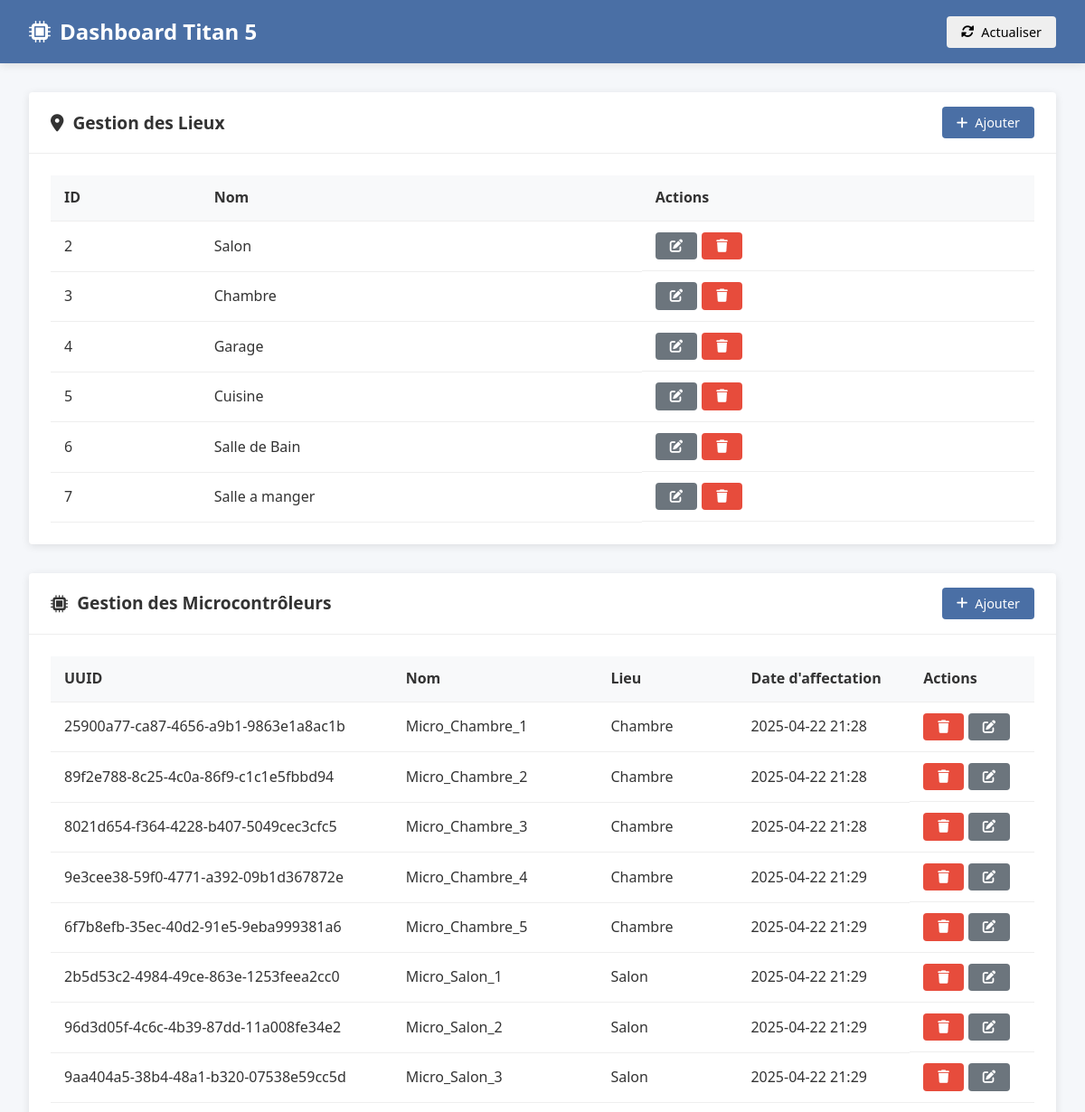
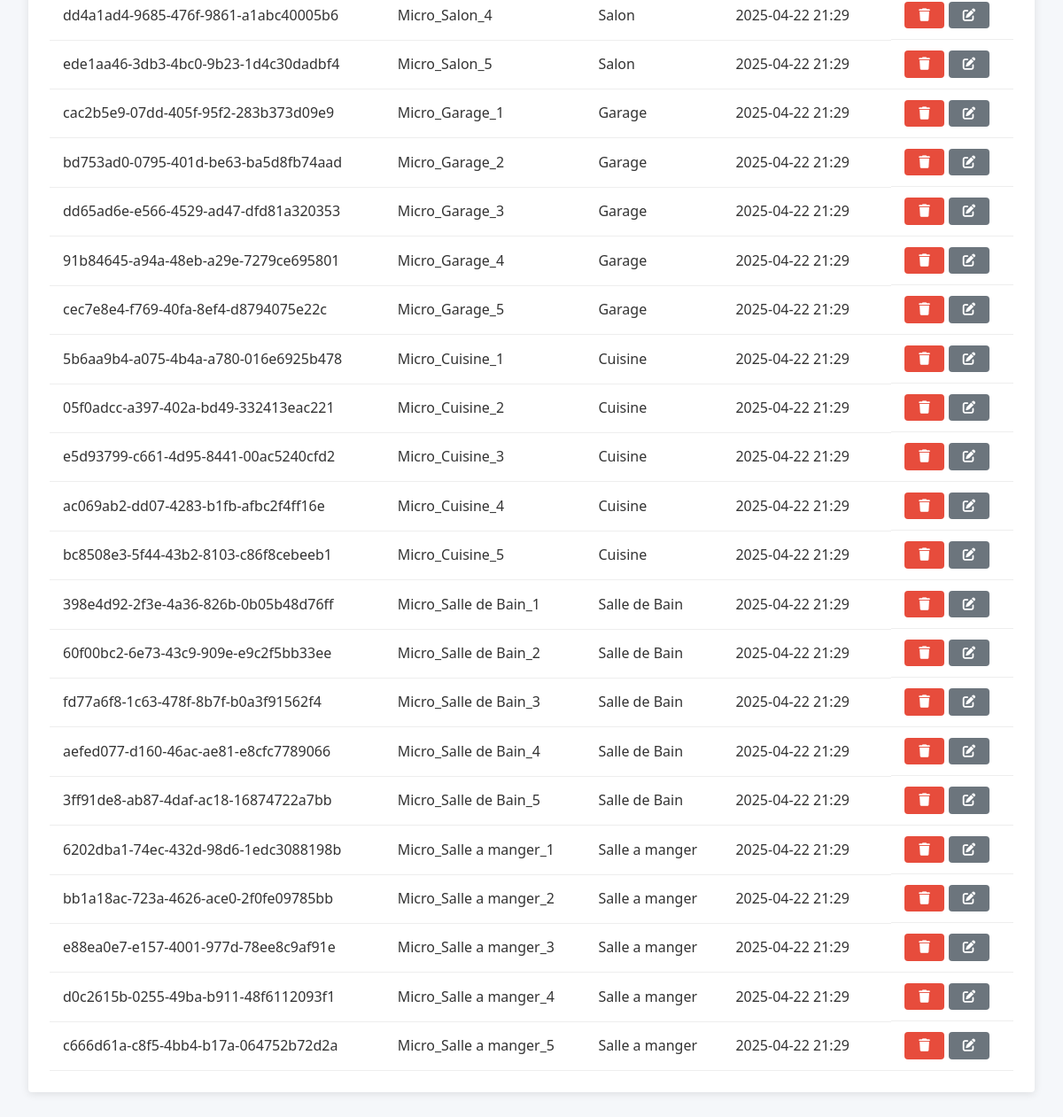
The page / on the database its author committed (2 pictures, top to bottom).
### IoTNodeManagement/models.py (models this page shows)
class Lieux(Base):
    __tablename__ = "lieux"
    id = Column(Integer, primary_key=True, index=True)
    nom = Column(String, unique=True, nullable=False)
    microcontroleurs = relationship("Microcontroleur", back_populates="lieu")

class Microcontroleur(Base):
    __tablename__ = "microcontroleurs"
    uuid = Column(String, primary_key=True, index=True)
    nom = Column(String)
    lieu_id = Column(Integer, ForeignKey("lieux.id"))
    date_affectation = Column(DateTime, default=utc_now)
    lieu = relationship("Lieux", back_populates="microcontroleurs")

### IoTNodeManagement/main.py (the view)
@app.get("/", response_class=HTMLResponse)
def dashboard(request: Request, db: Session = Depends(get_db)):
    lieux = db.query(models.Lieux).all()
    microcontroleurs = db.query(models.Microcontroleur).all()
    return templates.TemplateResponse("index.html", {
        "request": request,
        "lieux": lieux,
        "microcontroleurs": microcontroleurs,
        "title": "Dashboard Titan 5"
    })

### IoTNodeManagement/templates/index.html (shortened to what this page needs)
<!DOCTYPE html>
<html lang="fr">
<head>
    <link rel="stylesheet" href="https://cdnjs.cloudflare.com/ajax/libs/font-awesome/6.0.0/css/all.min.css">
    <link rel="stylesheet" href="/static/style.css">
</head>
<body>
    <div class="dashboard-container">
        <header class="dashboard-header">
            <h1><i class="fas fa-microchip"></i> {{ title }}</h1>
            <div class="header-actions">
                <button id="refresh-btn" class="btn"><i class="fas fa-sync-alt"></i> Actualiser</button>
            </div>
        </header>
        <div class="dashboard-content">
            <section class="card">
                <div class="card-header">
                    <h2><i class="fas fa-map-marker-alt"></i> Gestion des Lieux</h2>
                    <button id="add-lieu-btn" class="btn btn-primary"><i class="fas fa-plus"></i> Ajouter</button>
                </div>
                <div class="card-body">
                    <div class="table-responsive">
                        <table id="lieux-table">
                            <thead>
                                <tr>
                                    <th>ID</th>
                                    <th>Nom</th>
                                    <th>Actions</th>
                                </tr>
                            </thead>
                            <tbody>
                                {% for lieu in lieux %}
                                <tr data-id="{{ lieu.id }}">
                                    <td>{{ lieu.id }}</td>
                                    <td class="editable" data-field="nom">{{ lieu.nom }}</td>
                                    <td class="actions">
                                        <button class="btn btn-edit" onclick="editLieu({{ lieu.id }})"><i class="fas fa-edit"></i></button>
                                        <button class="btn btn-danger" onclick="deleteLieu({{ lieu.id }})"><i class="fas fa-trash"></i></button>
                                    </td>
                                </tr>
                                {% endfor %}
                            </tbody>
                        </table>
                    </div>
                </div>
            </section>
            <section class="card">
                <div class="card-header">
                    <h2><i class="fas fa-microchip"></i> Gestion des Microcontrôleurs</h2>
                    <button id="add-micro-btn" class="btn btn-primary"><i class="fas fa-plus"></i> Ajouter</button>
                </div>
                <div class="card-body">
                    <div class="table-responsive">
                        <table id="microcontroleurs-table">
                            <thead>
                                <tr>
                                    <th>UUID</th>
                                    <th>Nom</th>
                                    <th>Lieu</th>
                                    <th>Date d'affectation</th>
                                    <th>Actions</th>
                                </tr>
                            </thead>
                            <tbody>
                                {% for m in microcontroleurs %}
                                <tr data-uuid='{{ m.uuid }}'>
                                    <td>{{ m.uuid }}</td>
                                    <td class="editable" data-field="nom">{{ m.nom }}</td>
                                    <td class="editable" data-field="lieu_id" data-lieu-id="{{ m.lieu.id if m.lieu }}"> {{m.lieu.nom}}</td>
                                    <td>{{ m.date_affectation.strftime('%Y-%m-%d %H:%M') if m.date_affectation else '' }}</td>
                                    <td class="actions">
                                        <button class="btn btn-danger" onclick="deleteMicro('{{ m.uuid }}')"><i class="fas fa-trash"></i></button>
                                        <button class="btn btn-edit" onclick="editMicro('{{m.uuid}}')"> <i class="fas fa-edit"></i></button>
                                    </td>
                                </tr>
                                {% endfor %}
                            </tbody>
                        </table>
                    </div>
                </div>
            </section>
        </div>
    </div>
</body>
</html>

### IoTNodeManagement/static/style.css (style rules this page uses)
:root { --primary-color: #4a6fa5; --secondary-color: #166088; --accent-color: #4fc3f7; --danger-color: #e74c3c; --success-color: #2ecc71; --light-color: #f8f9fa; --dark-color: #343a40; --gray-color: #6c757d; --border-radius: 4px; --box-shadow: 0 2px 10px rgba(0, 0, 0, 0.1); }
* { margin: 0; padding: 0; box-sizing: border-box; font-family: 'Segoe UI', Tahoma, Geneva, Verdana, sans-serif; }
body { background-color: #f5f7fa; color: #333; line-height: 1.6; }
.dashboard-container { display: flex; flex-direction: column; min-height: 100vh; }
.dashboard-header { background-color: var(--primary-color); color: white; padding: 1rem 2rem; display: flex; justify-content: space-between; align-items: center; box-shadow: var(--box-shadow); }
.dashboard-header h1 { font-size: 1.5rem; display: flex; align-items: center; gap: 10px; }
.dashboard-content { padding: 2rem; display: grid; grid-template-columns: 1fr; gap: 2rem; }
.card { background: white; border-radius: var(--border-radius); box-shadow: var(--box-shadow); overflow: hidden; }
.card-header { padding: 1rem 1.5rem; border-bottom: 1px solid #eee; display: flex; justify-content: space-between; align-items: center; }
.card-header h2 { font-size: 1.2rem; display: flex; align-items: center; gap: 10px; }
.card-body { padding: 1.5rem; }
.table-responsive { overflow-x: auto; }
table { width: 100%; border-collapse: collapse; }
th, td { padding: 12px 15px; text-align: left; border-bottom: 1px solid #eee; }
th { background-color: #f8f9fa; font-weight: 600; }
.btn { padding: 8px 16px; border: none; border-radius: var(--border-radius); cursor: pointer; font-size: 0.9rem; display: inline-flex; align-items: center; gap: 8px; transition: all 0.3s ease; }
.btn-primary { background-color: var(--primary-color); color: white; }
.btn-danger { background-color: var(--danger-color); color: white; }
.btn-edit { background-color: var(--gray-color); color: white; }
.actions { display: flex; gap: 5px; }

### rows shown on the page
Lieux: id "2", nom "Salon"
Lieux: id "3", nom "Chambre"
Lieux: id "4", nom "Garage"
Lieux: id "5", nom "Cuisine"
Lieux: id "6", nom "Salle de Bain"
Lieux: id "7", nom "Salle a manger"
Microcontroleur: uuid "25900a77-ca87-4656-a9b1-9863e1a8ac1b", nom "Micro_Chambre_1", lieu.nom "Chambre", date_affectation "2025-04-22 21:28"
Microcontroleur: uuid "89f2e788-8c25-4c0a-86f9-c1c1e5fbbd94", nom "Micro_Chambre_2", lieu.nom "Chambre", date_affectation "2025-04-22 21:28"
Microcontroleur: uuid "8021d654-f364-4228-b407-5049cec3cfc5", nom "Micro_Chambre_3", lieu.nom "Chambre", date_affectation "2025-04-22 21:28"
Microcontroleur: uuid "9e3cee38-59f0-4771-a392-09b1d367872e", nom "Micro_Chambre_4", lieu.nom "Chambre", date_affectation "2025-04-22 21:29"
Microcontroleur: uuid "6f7b8efb-35ec-40d2-91e5-9eba999381a6", nom "Micro_Chambre_5", lieu.nom "Chambre", date_affectation "2025-04-22 21:29"
Microcontroleur: uuid "2b5d53c2-4984-49ce-863e-1253feea2cc0", nom "Micro_Salon_1", lieu.nom "Salon", date_affectation "2025-04-22 21:29"
Microcontroleur: uuid "96d3d05f-4c6c-4b39-87dd-11a008fe34e2", nom "Micro_Salon_2", lieu.nom "Salon", date_affectation "2025-04-22 21:29"
Microcontroleur: uuid "9aa404a5-38b4-48a1-b320-07538e59cc5d", nom "Micro_Salon_3", lieu.nom "Salon", date_affectation "2025-04-22 21:29"
Microcontroleur: uuid "dd4a1ad4-9685-476f-9861-a1abc40005b6", nom "Micro_Salon_4", lieu.nom "Salon", date_affectation "2025-04-22 21:29"
Microcontroleur: uuid "ede1aa46-3db3-4bc0-9b23-1d4c30dadbf4", nom "Micro_Salon_5", lieu.nom "Salon", date_affectation "2025-04-22 21:29"
Microcontroleur: uuid "cac2b5e9-07dd-405f-95f2-283b373d09e9", nom "Micro_Garage_1", lieu.nom "Garage", date_affectation "2025-04-22 21:29"
Microcontroleur: uuid "bd753ad0-0795-401d-be63-ba5d8fb74aad", nom "Micro_Garage_2", lieu.nom "Garage", date_affectation "2025-04-22 21:29"
Microcontroleur: uuid "dd65ad6e-e566-4529-ad47-dfd81a320353", nom "Micro_Garage_3", lieu.nom "Garage", date_affectation "2025-04-22 21:29"
Microcontroleur: uuid "91b84645-a94a-48eb-a29e-7279ce695801", nom "Micro_Garage_4", lieu.nom "Garage", date_affectation "2025-04-22 21:29"
Microcontroleur: uuid "cec7e8e4-f769-40fa-8ef4-d8794075e22c", nom "Micro_Garage_5", lieu.nom "Garage", date_affectation "2025-04-22 21:29"
Microcontroleur: uuid "5b6aa9b4-a075-4b4a-a780-016e6925b478", nom "Micro_Cuisine_1", lieu.nom "Cuisine", date_affectation "2025-04-22 21:29"
Microcontroleur: uuid "05f0adcc-a397-402a-bd49-332413eac221", nom "Micro_Cuisine_2", lieu.nom "Cuisine", date_affectation "2025-04-22 21:29"
Microcontroleur: uuid "e5d93799-c661-4d95-8441-00ac5240cfd2", nom "Micro_Cuisine_3", lieu.nom "Cuisine", date_affectation "2025-04-22 21:29"
Microcontroleur: uuid "ac069ab2-dd07-4283-b1fb-afbc2f4ff16e", nom "Micro_Cuisine_4", lieu.nom "Cuisine", date_affectation "2025-04-22 21:29"
Microcontroleur: uuid "bc8508e3-5f44-43b2-8103-c86f8cebeeb1", nom "Micro_Cuisine_5", lieu.nom "Cuisine", date_affectation "2025-04-22 21:29"
Microcontroleur: uuid "398e4d92-2f3e-4a36-826b-0b05b48d76ff", nom "Micro_Salle de Bain_1", lieu.nom "Salle de Bain", date_affectation "2025-04-22 21:29"
Microcontroleur: uuid "60f00bc2-6e73-43c9-909e-e9c2f5bb33ee", nom "Micro_Salle de Bain_2", lieu.nom "Salle de Bain", date_affectation "2025-04-22 21:29"
Microcontroleur: uuid "fd77a6f8-1c63-478f-8b7f-b0a3f91562f4", nom "Micro_Salle de Bain_3", lieu.nom "Salle de Bain", date_affectation "2025-04-22 21:29"
Microcontroleur: uuid "aefed077-d160-46ac-ae81-e8cfc7789066", nom "Micro_Salle de Bain_4", lieu.nom "Salle de Bain", date_affectation "2025-04-22 21:29"
Microcontroleur: uuid "3ff91de8-ab87-4daf-ac18-16874722a7bb", nom "Micro_Salle de Bain_5", lieu.nom "Salle de Bain", date_affectation "2025-04-22 21:29"
Microcontroleur: uuid "6202dba1-74ec-432d-98d6-1edc3088198b", nom "Micro_Salle a manger_1", lieu.nom "Salle a manger", date_affectation "2025-04-22 21:29"
Microcontroleur: uuid "bb1a18ac-723a-4626-ace0-2f0fe09785bb", nom "Micro_Salle a manger_2", lieu.nom "Salle a manger", date_affectation "2025-04-22 21:29"
Microcontroleur: uuid "e88ea0e7-e157-4001-977d-78ee8c9af91e", nom "Micro_Salle a manger_3", lieu.nom "Salle a manger", date_affectation "2025-04-22 21:29"
Microcontroleur: uuid "d0c2615b-0255-49ba-b911-48f6112093f1", nom "Micro_Salle a manger_4", lieu.nom "Salle a manger", date_affectation "2025-04-22 21:29"
Microcontroleur: uuid "c666d61a-c8f5-4bb4-b17a-064752b72d2a", nom "Micro_Salle a manger_5", lieu.nom "Salle a manger", date_affectation "2025-04-22 21:29"

### other values the page prints
{{ title }} "Dashboard Titan 5"
